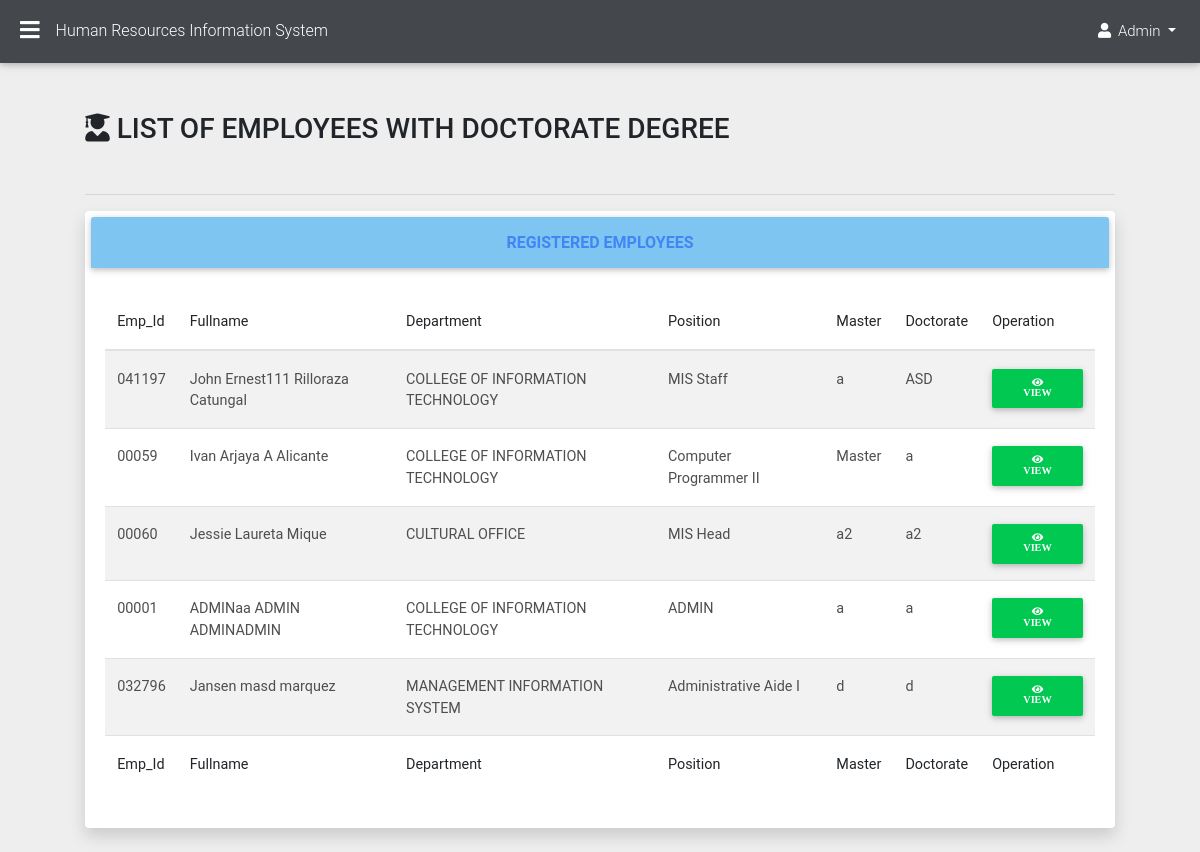
The page /HR-ADMIN/page/employee/employee_doctorate.php (signed in) on the database its author committed.
### tables this page shows
CREATE TABLE `account` (
  `Id` int(11) NOT NULL,
  `employee_id` varchar(100) NOT NULL DEFAULT ' ',
  `password` varchar(100) NOT NULL DEFAULT ' ',
  `role` varchar(100) NOT NULL DEFAULT ' ',
  `employee_position` varchar(100) NOT NULL DEFAULT ' ',
  `employee_department` varchar(100) NOT NULL DEFAULT ' ',
  `employee_salarygrade` varchar(100) NOT NULL DEFAULT ' ',
  `employee_salarystep` varchar(100) NOT NULL DEFAULT ' ',
  `employee_salarycos` varchar(100) NOT NULL DEFAULT ' ',
  `employee_type` varchar(100) NOT NULL DEFAULT ' ',
  `employee_status` varchar(100) NOT NULL DEFAULT ' ',
  `employee_start` varchar(100) NOT NULL DEFAULT ' ',
  `employee_active` varchar(100) NOT NULL DEFAULT ' ',
  `employee_history` varchar(100) NOT NULL DEFAULT ' ',
  `dated` varchar(100) NOT NULL DEFAULT ' '
);

CREATE TABLE `emp_profile` (
  `profile_id` int(11) NOT NULL,
  `employee_picture` varchar(100) NOT NULL DEFAULT ' ',
  `employee_firstname` varchar(100) NOT NULL DEFAULT ' ',
  `employee_middlename` varchar(100) NOT NULL DEFAULT ' ',
  `employee_lastname` varchar(100) NOT NULL DEFAULT ' ',
  `employee_extensionname` varchar(100) NOT NULL DEFAULT ' ',
  `employee_datebirth` date NOT NULL,
  `employee_placebirth` varchar(100) NOT NULL DEFAULT ' ',
  `employee_sex` varchar(100) NOT NULL DEFAULT ' ',
  `employee_civilstatus` varchar(100) NOT NULL DEFAULT ' ',
  `employee_height` varchar(100) NOT NULL DEFAULT ' ',
  `employee_weight` varchar(100) NOT NULL DEFAULT ' ',
  `employee_bloodtype` varchar(100) NOT NULL DEFAULT ' ',
  `employee_citizenship` varchar(100) NOT NULL DEFAULT ' ',
  `employee_Rblock` varchar(100) NOT NULL DEFAULT ' ',
  `employee_Rstreet` varchar(100) NOT NULL DEFAULT ' ',
  `employee_Rvillage` varchar(100) NOT NULL DEFAULT ' ',
  `employee_Rbarangay` varchar(100) NOT NULL DEFAULT ' ',
  `employee_Rcity` varchar(100) NOT NULL DEFAULT ' ',
  `employee_Rprovince` varchar(100) NOT NULL DEFAULT ' ',
  `employee_Rzipcode` varchar(100) NOT NULL DEFAULT ' ',
  `employee_Pblock` varchar(100) NOT NULL DEFAULT ' ',
  `employee_Pstreet` varchar(100) NOT NULL DEFAULT ' ',
  `employee_Pvillage` varchar(100) NOT NULL DEFAULT ' ',
  `employee_Pbarangay` varchar(100) NOT NULL DEFAULT ' ',
  `employee_Pcity` varchar(100) NOT NULL DEFAULT ' ',
  `employee_Pprovince` varchar(100) NOT NULL DEFAULT ' ',
  `employee_Pzipcode` varchar(100) NOT NULL DEFAULT ' ',
  `employee_telephone` varchar(100) NOT NULL DEFAULT ' ',
  `employee_contact` varchar(100) NOT NULL DEFAULT ' ',
  `employee_gsis` varchar(100) NOT NULL DEFAULT ' ',
  `employee_pagibig` varchar(100) NOT NULL DEFAULT ' ',
  `employee_philhealth` varchar(100) NOT NULL DEFAULT ' ',
  `employee_sss` varchar(100) NOT NULL DEFAULT ' ',
  `employee_tin` varchar(100) NOT NULL DEFAULT ' ',
  `employee_agency` varchar(225) NOT NULL DEFAULT ' ',
  `employee_email` varchar(225) NOT NULL DEFAULT ' ',
  `account_id` int(11) NOT NULL
);

CREATE TABLE `emp_education` (
  `education_id` int(11) NOT NULL,
  `elem_name` varchar(100) NOT NULL DEFAULT ' ',
  `elem_degree` varchar(100) NOT NULL DEFAULT ' ',
  `elem_from` varchar(4) NOT NULL DEFAULT ' ',
  `elem_to` varchar(4) NOT NULL DEFAULT ' ',
  `elem_earned` varchar(100) NOT NULL DEFAULT ' ',
  `elem_honor` varchar(100) NOT NULL DEFAULT ' ',
  `sec_name` varchar(100) NOT NULL DEFAULT ' ',
  `sec_degree` varchar(100) NOT NULL DEFAULT ' ',
  `sec_from` varchar(4) NOT NULL DEFAULT ' ',
  `sec_to` varchar(4) NOT NULL DEFAULT ' ',
  `sec_earned` varchar(100) NOT NULL DEFAULT ' ',
  `sec_honor` varchar(100) NOT NULL DEFAULT ' ',
  `voc_name` varchar(100) NOT NULL DEFAULT ' ',
  `voc_degree` varchar(100) NOT NULL DEFAULT ' ',
  `voc_from` varchar(4) NOT NULL DEFAULT ' ',
  `voc_to` varchar(4) NOT NULL DEFAULT ' ',
  `voc_earned` varchar(100) NOT NULL DEFAULT ' ',
  `voc_honor` varchar(100) NOT NULL DEFAULT ' ',
  `col_name` varchar(100) NOT NULL DEFAULT ' ',
  `col_degree` varchar(100) NOT NULL DEFAULT ' ',
  `col_from` varchar(4) NOT NULL DEFAULT ' ',
  `col_to` varchar(4) NOT NULL DEFAULT ' ',
  `col_earned` varchar(100) NOT NULL DEFAULT ' ',
  `col_honor` varchar(100) NOT NULL DEFAULT ' ',
  `gad_name` varchar(100) NOT NULL DEFAULT ' ',
  `gad_degree` varchar(100) NOT NULL DEFAULT ' ',
  `gad_from` varchar(100) NOT NULL DEFAULT ' ',
  `gad_to` varchar(100) NOT NULL DEFAULT ' ',
  `gad_earned` varchar(100) NOT NULL DEFAULT ' ',
  `gad_honor` varchar(100) NOT NULL DEFAULT ' ',
  `gad_namee` varchar(100) NOT NULL DEFAULT ' ',
  `gad_degreee` varchar(100) NOT NULL DEFAULT ' ',
  `gad_frome` varchar(100) NOT NULL DEFAULT ' ',
  `gad_toe` varchar(100) NOT NULL DEFAULT ' ',
  `gad_earnede` varchar(100) NOT NULL DEFAULT ' ',
  `gad_honore` varchar(100) NOT NULL DEFAULT ' ',
  `account_id` int(11) NOT NULL
);

### HR-ADMIN/page/employee/employee_doctorate.php (shortened to what this page needs)
<?php
include "../sidebar1.php";
?>
<div class="container-fluid">
<main>
<br>
<h1 class="h3 mb-2 text-gray-800"><i class=" fas fa-user-graduate" aria-hidden="true"></i> LIST OF EMPLOYEES WITH DOCTORATE DEGREE</h1>
<br>
<hr>
<div class="card shadow mb-4 ">
    <div class="card-header py-3 btn peach-primary btn-rounded">
        <h6 class="m-0 font-weight-bold text-primary">Registered Employees</h6>
    </div>
    <div class="card-body">
        <div class="table-responsive">
        <table id="myTable" class="table table-striped employee" cellspacing="0" width="100%">
                <thead>
                    <tr>
                        <th>Emp_Id</th>
                        <th>Fullname</th>
                        <th>Department</th>
                        <th>Position</th>
                        <th>Master</th>
                        <th>Doctorate</th>
                        <th>Operation</th>
                    </tr>
                </thead>
                <tfoot>
                    <tr>
                        <th>Emp_Id</th>
                        <th>Fullname</th>
                        <th>Department</th>
                        <th>Position</th>
                        <th>Master</th>
                        <th>Doctorate</th>
                        <th>Operation</th>
                    </tr>
                </tfoot>
                <tbody>
                <?php
                    $conn = dbConnect();
                    $account = $conn->prepare("SELECT * FROM account
                    INNER JOIN emp_profile ON emp_profile.account_id = account.Id
                    INNER JOIN emp_education ON emp_education.account_id = account.Id
                    WHERE account.employee_active ='Active' AND account.employee_history=''
                    AND emp_education.gad_namee !='' ");
                    $account->execute();
                    while($result = $account->fetch(PDO::FETCH_ASSOC)){
                      echo '<tr>
                              <td>'.$result["employee_id"].'</td>
                              <td>'.$result["employee_firstname"].'  '.$result["employee_middlename"].'  '.$result["employee_lastname"].''.$result["employee_extensionname"].'</td>
                              <td>'.$result["employee_department"].'</td>
                              <td>'.$result["employee_position"].'</td>
                              <td>'.$result["gad_name"].'</td>
                              <td>'.$result["gad_namee"].'</td>
                              <td>  <a href="employee_profile.php?edit='.$result["Id"].'"class="btn btn-success btn-sm"><span class ="fa fa-eye"> View</a>
                              </td>
                            </tr>';
                    }
                    ?>
                </tbody>
            </table>
        </div>
    </div>
</div>
</div>

### rows shown on the page
account: employee "041197", emp_profile.employee_firstname "John Ernest111", emp_profile.employee_middlename "Rilloraza", emp_profile.employee_lastname "Catungal", employee_department "COLLEGE OF INFORMATION TECHNOLOGY", employee_position "MIS Staff", emp_education.gad_name "a", emp_education.gad_namee "ASD"
account: employee "00059", emp_profile.employee_firstname "Ivan Arjaya", emp_profile.employee_middlename "A", emp_profile.employee_lastname "Alicante", employee_department "COLLEGE OF INFORMATION TECHNOLOGY", employee_position "Computer Programmer II", emp_education.gad_name "Master", emp_education.gad_namee "a"
account: employee "00060", emp_profile.employee_firstname "Jessie", emp_profile.employee_middlename "Laureta", emp_profile.employee_lastname "Mique", employee_department "CULTURAL OFFICE", employee_position "MIS Head", emp_education.gad_name "a2", emp_education.gad_namee "a2"
account: employee "00001", emp_profile.employee_firstname "ADMINaa", emp_profile.employee_middlename "ADMIN", emp_profile.employee_lastname "ADMIN", emp_profile.employee_extensionname "ADMIN", employee_department "COLLEGE OF INFORMATION TECHNOLOGY", employee_position "ADMIN", emp_education.gad_name "a", emp_education.gad_namee "a"
account: employee "032796", emp_profile.employee_firstname "Jansen", emp_profile.employee_middlename "masd", emp_profile.employee_lastname "marquez", employee_department "MANAGEMENT INFORMATION SYSTEM", employee_position "Administrative Aide I", emp_education.gad_name "d", emp_education.gad_namee "d"

### other values the page prints
$_SESSION['role'] "Admin"
